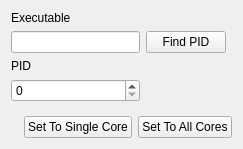
<?xml version="1.0" encoding="UTF-8"?>
<ui version="4.0">
 <class>MainWindow</class>
 <widget class="QMainWindow" name="MainWindow">
  <property name="geometry">
   <rect>
    <x>0</x>
    <y>0</y>
    <width>243</width>
    <height>149</height>
   </rect>
  </property>
  <property name="windowTitle">
   <string>pubfix</string>
  </property>
  <widget class="QWidget" name="centralWidget">
   <layout class="QGridLayout" name="gridLayout">
    <item row="0" column="0">
     <layout class="QGridLayout" name="gridLayout_2">
      <item row="2" column="0">
       <widget class="QLabel" name="label_2">
        <property name="text">
         <string>PID</string>
        </property>
       </widget>
      </item>
      <item row="3" column="0">
       <widget class="QSpinBox" name="pidSpinBox">
        <property name="maximum">
         <number>1000000000</number>
        </property>
       </widget>
      </item>
      <item row="4" column="0">
       <spacer name="verticalSpacer">
        <property name="orientation">
         <enum>Qt::Vertical</enum>
        </property>
        <property name="sizeHint" stdset="0">
         <size>
          <width>20</width>
          <height>40</height>
         </size>
        </property>
       </spacer>
      </item>
      <item row="1" column="1">
       <widget class="QPushButton" name="findButton">
        <property name="text">
         <string>Find PID</string>
        </property>
       </widget>
      </item>
      <item row="1" column="0">
       <widget class="QLineEdit" name="exeEdit"/>
      </item>
      <item row="0" column="0">
       <widget class="QLabel" name="label">
        <property name="text">
         <string>Executable</string>
        </property>
       </widget>
      </item>
      <item row="5" column="0" colspan="3">
       <layout class="QHBoxLayout" name="horizontalLayout">
        <item>
         <spacer name="horizontalSpacer">
          <property name="orientation">
           <enum>Qt::Horizontal</enum>
          </property>
          <property name="sizeHint" stdset="0">
           <size>
            <width>40</width>
            <height>20</height>
           </size>
          </property>
         </spacer>
        </item>
        <item>
         <widget class="QPushButton" name="singleCoreButton">
          <property name="text">
           <string>Set To Single Core</string>
          </property>
         </widget>
        </item>
        <item>
         <widget class="QPushButton" name="allCoresButton">
          <property name="text">
           <string>Set To All Cores</string>
          </property>
         </widget>
        </item>
       </layout>
      </item>
     </layout>
    </item>
   </layout>
  </widget>
 </widget>
 <layoutdefault spacing="6" margin="11"/>
 <resources/>
 <connections/>
</ui>
